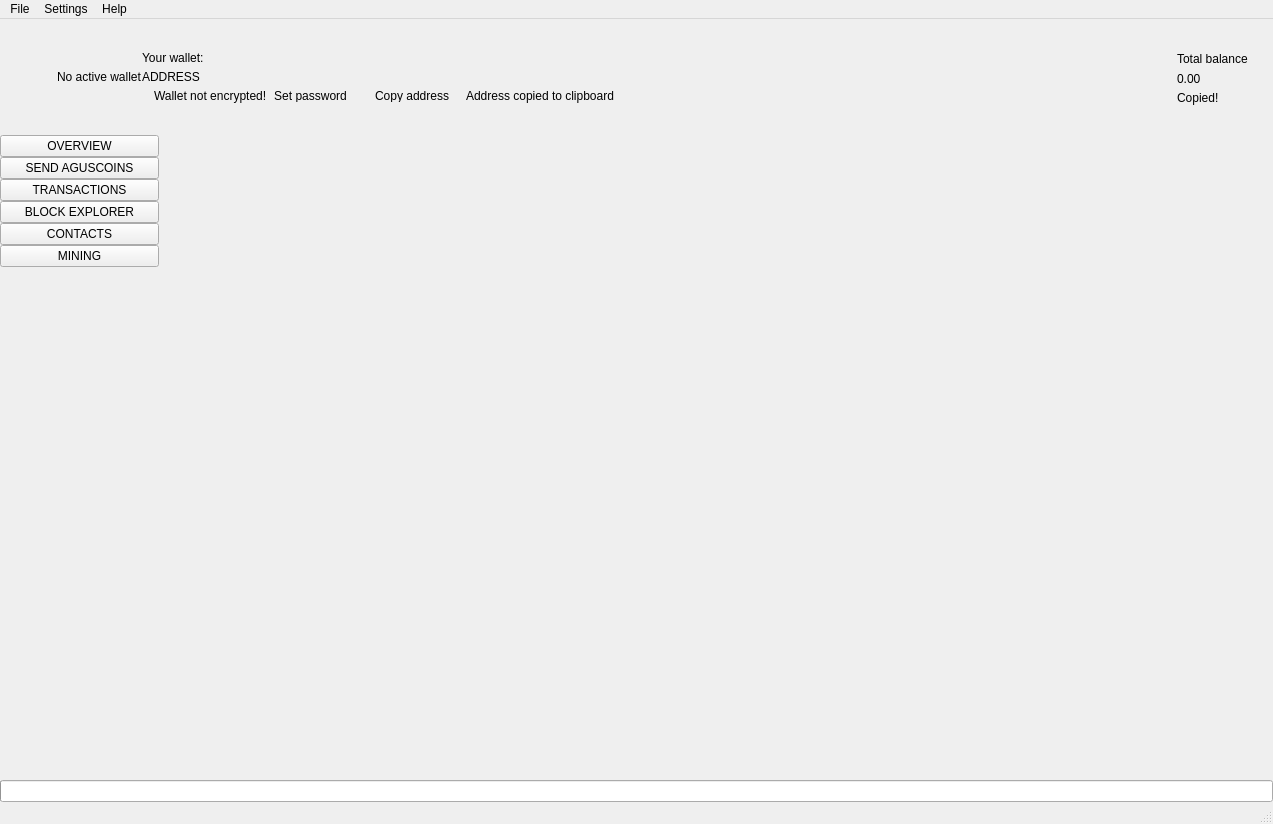
 <widget class="QMainWindow" name="MainWindow">
  <property name="geometry">
   <rect>
    <x>0</x>
    <y>0</y>
    <width>1273</width>
    <height>824</height>
   </rect>
  </property>
  <property name="sizePolicy">
   <sizepolicy hsizetype="Preferred" vsizetype="Preferred">
    <horstretch>0</horstretch>
    <verstretch>0</verstretch>
   </sizepolicy>
  </property>
  <property name="minimumSize">
   <size>
    <width>1260</width>
    <height>600</height>
   </size>
  </property>
  <property name="maximumSize">
   <size>
    <width>16777215</width>
    <height>16777215</height>
   </size>
  </property>
  <property name="windowTitle">
   <string>MainWindow</string>
  </property>
  <property name="windowIcon">
   <iconset>
    <normaloff>:/images/aguscoin</normaloff>:/images/aguscoin</iconset>
  </property>
  <widget class="QWidget" name="centralwidget">
   <layout class="QVBoxLayout" name="verticalLayout_2">
    <property name="spacing">
     <number>0</number>
    </property>
    <property name="leftMargin">
     <number>0</number>
    </property>
    <property name="topMargin">
     <number>0</number>
    </property>
    <property name="rightMargin">
     <number>0</number>
    </property>
    <property name="bottomMargin">
     <number>0</number>
    </property>
    <item>
     <widget class="QFrame" name="m_headerFrame">
      <property name="minimumSize">
       <size>
        <width>0</width>
        <height>116</height>
       </size>
      </property>
      <property name="maximumSize">
       <size>
        <width>16777215</width>
        <height>116</height>
       </size>
      </property>
      <property name="frameShape">
       <enum>QFrame::NoFrame</enum>
      </property>
      <property name="frameShadow">
       <enum>QFrame::Raised</enum>
      </property>
      <layout class="QHBoxLayout" name="horizontalLayout_3">
       <property name="spacing">
        <number>0</number>
       </property>
       <property name="leftMargin">
        <number>0</number>
       </property>
       <property name="topMargin">
        <number>0</number>
       </property>
       <property name="rightMargin">
        <number>25</number>
       </property>
       <property name="bottomMargin">
        <number>0</number>
       </property>
       <item>
        <spacer name="horizontalSpacer_2">
         <property name="orientation">
          <enum>Qt::Horizontal</enum>
         </property>
         <property name="sizeType">
          <enum>QSizePolicy::Fixed</enum>
         </property>
         <property name="sizeHint" stdset="0">
          <size>
           <width>30</width>
           <height>20</height>
          </size>
         </property>
        </spacer>
       </item>
       <item>
        <widget class="QLabel" name="m_logoLabel">
         <property name="text">
          <string/>
         </property>
        </widget>
       </item>
       <item>
        <spacer name="horizontalSpacer_5">
         <property name="orientation">
          <enum>Qt::Horizontal</enum>
         </property>
         <property name="sizeType">
          <enum>QSizePolicy::Fixed</enum>
         </property>
         <property name="sizeHint" stdset="0">
          <size>
           <width>20</width>
           <height>20</height>
          </size>
         </property>
        </spacer>
       </item>
       <item>
        <widget class="WalletGui::WalletSmallGrayTextLabel" name="m_noWalletLabel">
         <property name="text">
          <string>No active wallet</string>
         </property>
        </widget>
       </item>
       <item>
        <widget class="QFrame" name="m_walletFrame">
         <property name="frameShape">
          <enum>QFrame::NoFrame</enum>
         </property>
         <property name="frameShadow">
          <enum>QFrame::Raised</enum>
         </property>
         <layout class="QVBoxLayout" name="verticalLayout_3">
          <property name="spacing">
           <number>5</number>
          </property>
          <property name="leftMargin">
           <number>0</number>
          </property>
          <property name="topMargin">
           <number>0</number>
          </property>
          <property name="rightMargin">
           <number>0</number>
          </property>
          <property name="bottomMargin">
           <number>0</number>
          </property>
          <item>
           <spacer name="verticalSpacer_3">
            <property name="orientation">
             <enum>Qt::Vertical</enum>
            </property>
            <property name="sizeType">
             <enum>QSizePolicy::Minimum</enum>
            </property>
            <property name="sizeHint" stdset="0">
             <size>
              <width>20</width>
              <height>40</height>
             </size>
            </property>
           </spacer>
          </item>
          <item>
           <widget class="WalletGui::WalletSmallGrayTextLabel" name="m_walletLabel">
            <property name="text">
             <string>Your wallet:</string>
            </property>
            <property name="indent">
             <number>0</number>
            </property>
           </widget>
          </item>
          <item>
           <widget class="QLabel" name="m_addressLabel">
            <property name="sizePolicy">
             <sizepolicy hsizetype="Preferred" vsizetype="Preferred">
              <horstretch>0</horstretch>
              <verstretch>0</verstretch>
             </sizepolicy>
            </property>
            <property name="cursor">
             <cursorShape>PointingHandCursor</cursorShape>
            </property>
            <property name="toolTip">
             <string>Click to copy</string>
            </property>
            <property name="text">
             <string>ADDRESS</string>
            </property>
            <property name="indent">
             <number>0</number>
            </property>
           </widget>
          </item>
          <item>
           <layout class="QHBoxLayout" name="horizontalLayout_2">
            <property name="spacing">
             <number>0</number>
            </property>
            <item alignment="Qt::AlignTop">
             <widget class="QFrame" name="m_notEncryptedFrame">
              <property name="frameShape">
               <enum>QFrame::NoFrame</enum>
              </property>
              <property name="frameShadow">
               <enum>QFrame::Raised</enum>
              </property>
              <layout class="QHBoxLayout" name="horizontalLayout_4">
               <property name="spacing">
                <number>0</number>
               </property>
               <property name="leftMargin">
                <number>0</number>
               </property>
               <property name="topMargin">
                <number>0</number>
               </property>
               <property name="rightMargin">
                <number>0</number>
               </property>
               <property name="bottomMargin">
                <number>0</number>
               </property>
               <item alignment="Qt::AlignVCenter">
                <widget class="QLabel" name="m_notEncryptedIconLabel">
                 <property name="text">
                  <string/>
                 </property>
                 <property name="pixmap">
                  <pixmap resource="../../resources.qrc">:/icons/lock_open_gray</pixmap>
                 </property>
                 <property name="alignment">
                  <set>Qt::AlignLeading|Qt::AlignLeft|Qt::AlignVCenter</set>
                 </property>
                </widget>
               </item>
               <item>
                <spacer name="horizontalSpacer_11">
                 <property name="orientation">
                  <enum>Qt::Horizontal</enum>
                 </property>
                 <property name="sizeType">
                  <enum>QSizePolicy::Fixed</enum>
                 </property>
                 <property name="sizeHint" stdset="0">
                  <size>
                   <width>5</width>
                   <height>3</height>
                  </size>
                 </property>
                </spacer>
               </item>
               <item alignment="Qt::AlignVCenter">
                <widget class="WalletGui::WalletTinyGrayTextLabel" name="m_notEncryptedTextLabel">
                 <property name="text">
                  <string>Wallet not encrypted!</string>
                 </property>
                 <property name="alignment">
                  <set>Qt::AlignLeading|Qt::AlignLeft|Qt::AlignVCenter</set>
                 </property>
                </widget>
               </item>
               <item>
                <spacer name="horizontalSpacer_9">
                 <property name="orientation">
                  <enum>Qt::Horizontal</enum>
                 </property>
                 <property name="sizeType">
                  <enum>QSizePolicy::Fixed</enum>
                 </property>
                 <property name="sizeHint" stdset="0">
                  <size>
                   <width>3</width>
                   <height>3</height>
                  </size>
                 </property>
                </spacer>
               </item>
               <item alignment="Qt::AlignVCenter">
                <widget class="WalletGui::WalletTinyLinkLikeButton" name="m_encryptButton">
                 <property name="sizePolicy">
                  <sizepolicy hsizetype="Minimum" vsizetype="Minimum">
                   <horstretch>0</horstretch>
                   <verstretch>0</verstretch>
                  </sizepolicy>
                 </property>
                 <property name="minimumSize">
                  <size>
                   <width>0</width>
                   <height>3</height>
                  </size>
                 </property>
                 <property name="cursor">
                  <cursorShape>PointingHandCursor</cursorShape>
                 </property>
                 <property name="text">
                  <string>Set password</string>
                 </property>
                 <property name="flat">
                  <bool>true</bool>
                 </property>
                </widget>
               </item>
               <item>
                <spacer name="horizontalSpacer_10">
                 <property name="orientation">
                  <enum>Qt::Horizontal</enum>
                 </property>
                 <property name="sizeType">
                  <enum>QSizePolicy::Fixed</enum>
                 </property>
                 <property name="sizeHint" stdset="0">
                  <size>
                   <width>20</width>
                   <height>3</height>
                  </size>
                 </property>
                </spacer>
               </item>
              </layout>
             </widget>
            </item>
            <item alignment="Qt::AlignVCenter">
             <widget class="WalletGui::WalletTinyLinkLikeButton" name="m_copyAddressButton">
              <property name="sizePolicy">
               <sizepolicy hsizetype="Minimum" vsizetype="Minimum">
                <horstretch>0</horstretch>
                <verstretch>0</verstretch>
               </sizepolicy>
              </property>
              <property name="minimumSize">
               <size>
                <width>0</width>
                <height>3</height>
               </size>
              </property>
              <property name="cursor">
               <cursorShape>PointingHandCursor</cursorShape>
              </property>
              <property name="focusPolicy">
               <enum>Qt::NoFocus</enum>
              </property>
              <property name="autoFillBackground">
               <bool>true</bool>
              </property>
              <property name="text">
               <string>Copy address</string>
              </property>
              <property name="flat">
               <bool>true</bool>
              </property>
             </widget>
            </item>
            <item>
             <spacer name="horizontalSpacer_7">
              <property name="orientation">
               <enum>Qt::Horizontal</enum>
              </property>
              <property name="sizeType">
               <enum>QSizePolicy::Fixed</enum>
              </property>
              <property name="sizeHint" stdset="0">
               <size>
                <width>13</width>
                <height>3</height>
               </size>
              </property>
             </spacer>
            </item>
            <item alignment="Qt::AlignVCenter">
             <widget class="WalletGui::CopyMagicLabel" name="m_copyAddressLabel">
              <property name="text">
               <string>Address copied to clipboard</string>
              </property>
              <property name="alignment">
               <set>Qt::AlignLeading|Qt::AlignLeft|Qt::AlignVCenter</set>
              </property>
             </widget>
            </item>
            <item>
             <spacer name="horizontalSpacer">
              <property name="orientation">
               <enum>Qt::Horizontal</enum>
              </property>
              <property name="sizeHint" stdset="0">
               <size>
                <width>40</width>
                <height>3</height>
               </size>
              </property>
             </spacer>
            </item>
           </layout>
          </item>
          <item>
           <spacer name="verticalSpacer_2">
            <property name="orientation">
             <enum>Qt::Vertical</enum>
            </property>
            <property name="sizeType">
             <enum>QSizePolicy::Minimum</enum>
            </property>
            <property name="sizeHint" stdset="0">
             <size>
              <width>20</width>
              <height>40</height>
             </size>
            </property>
           </spacer>
          </item>
         </layout>
        </widget>
       </item>
       <item>
        <spacer name="horizontalSpacer_3">
         <property name="orientation">
          <enum>Qt::Horizontal</enum>
         </property>
         <property name="sizeType">
          <enum>QSizePolicy::Expanding</enum>
         </property>
         <property name="sizeHint" stdset="0">
          <size>
           <width>34</width>
           <height>20</height>
          </size>
         </property>
        </spacer>
       </item>
       <item>
        <spacer name="horizontalSpacer_8">
         <property name="orientation">
          <enum>Qt::Horizontal</enum>
         </property>
         <property name="sizeType">
          <enum>QSizePolicy::Fixed</enum>
         </property>
         <property name="sizeHint" stdset="0">
          <size>
           <width>34</width>
           <height>20</height>
          </size>
         </property>
        </spacer>
       </item>
       <item alignment="Qt::AlignRight|Qt::AlignVCenter">
        <widget class="QFrame" name="m_balanceFrame">
         <layout class="QGridLayout" name="gridLayout">
          <property name="leftMargin">
           <number>0</number>
          </property>
          <property name="topMargin">
           <number>30</number>
          </property>
          <property name="rightMargin">
           <number>0</number>
          </property>
          <property name="bottomMargin">
           <number>0</number>
          </property>
          <property name="verticalSpacing">
           <number>3</number>
          </property>
          <item row="0" column="2">
           <layout class="QVBoxLayout" name="verticalLayout_4">
            <item>
             <widget class="QLabel" name="m_balanceTextLabel">
              <property name="text">
               <string>Total balance</string>
              </property>
             </widget>
            </item>
            <item>
             <widget class="QLabel" name="m_balanceLabel">
              <property name="cursor">
               <cursorShape>PointingHandCursor</cursorShape>
              </property>
              <property name="toolTip">
               <string>Click to copy</string>
              </property>
              <property name="text">
               <string>0.00</string>
              </property>
             </widget>
            </item>
           </layout>
          </item>
          <item row="1" column="2">
           <widget class="WalletGui::CopyMagicLabel" name="m_balanceCopyLabel">
            <property name="text">
             <string>Copied!</string>
            </property>
           </widget>
          </item>
          <item row="0" column="1">
           <spacer name="horizontalSpacer_6">
            <property name="orientation">
             <enum>Qt::Horizontal</enum>
            </property>
            <property name="sizeType">
             <enum>QSizePolicy::Fixed</enum>
            </property>
            <property name="sizeHint" stdset="0">
             <size>
              <width>2</width>
              <height>39</height>
             </size>
            </property>
           </spacer>
          </item>
          <item row="2" column="2">
           <spacer name="verticalSpacer_5">
            <property name="orientation">
             <enum>Qt::Vertical</enum>
            </property>
            <property name="sizeType">
             <enum>QSizePolicy::Expanding</enum>
            </property>
            <property name="sizeHint" stdset="0">
             <size>
              <width>20</width>
              <height>50</height>
             </size>
            </property>
           </spacer>
          </item>
          <item row="0" column="0">
           <widget class="QLabel" name="m_balanceIconLabel">
            <property name="text">
             <string/>
            </property>
            <property name="pixmap">
             <pixmap resource="../../resources.qrc">:/icons/total_balance</pixmap>
            </property>
           </widget>
          </item>
         </layout>
        </widget>
       </item>
      </layout>
     </widget>
    </item>
    <item>
     <layout class="QHBoxLayout" name="horizontalLayout" stretch="0,0,0,0,0,0,0,0">
      <property name="spacing">
       <number>0</number>
      </property>
      <item>
       <widget class="QFrame" name="m_toolFrame">
        <property name="frameShape">
         <enum>QFrame::NoFrame</enum>
        </property>
        <property name="frameShadow">
         <enum>QFrame::Plain</enum>
        </property>
        <property name="lineWidth">
         <number>0</number>
        </property>
        <layout class="QVBoxLayout" name="verticalLayout">
         <property name="spacing">
          <number>0</number>
         </property>
         <property name="leftMargin">
          <number>0</number>
         </property>
         <property name="topMargin">
          <number>0</number>
         </property>
         <property name="rightMargin">
          <number>0</number>
         </property>
         <property name="bottomMargin">
          <number>0</number>
         </property>
         <item>
          <widget class="QPushButton" name="m_overviewButton">
           <property name="sizePolicy">
            <sizepolicy hsizetype="Minimum" vsizetype="Fixed">
             <horstretch>0</horstretch>
             <verstretch>0</verstretch>
            </sizepolicy>
           </property>
           <property name="focusPolicy">
            <enum>Qt::NoFocus</enum>
           </property>
           <property name="text">
            <string>OVERVIEW</string>
           </property>
           <property name="checkable">
            <bool>true</bool>
           </property>
           <attribute name="buttonGroup">
            <string notr="true">m_toolButtonGroup</string>
           </attribute>
          </widget>
         </item>
         <item>
          <widget class="QPushButton" name="m_sendButton">
           <property name="sizePolicy">
            <sizepolicy hsizetype="Minimum" vsizetype="Fixed">
             <horstretch>0</horstretch>
             <verstretch>0</verstretch>
            </sizepolicy>
           </property>
           <property name="focusPolicy">
            <enum>Qt::NoFocus</enum>
           </property>
           <property name="text">
            <string>SEND AGUSCOINS</string>
           </property>
           <property name="checkable">
            <bool>true</bool>
           </property>
           <attribute name="buttonGroup">
            <string notr="true">m_toolButtonGroup</string>
           </attribute>
          </widget>
         </item>
         <item>
          <widget class="QPushButton" name="m_transactionsButton">
           <property name="sizePolicy">
            <sizepolicy hsizetype="Minimum" vsizetype="Fixed">
             <horstretch>0</horstretch>
             <verstretch>0</verstretch>
            </sizepolicy>
           </property>
           <property name="focusPolicy">
            <enum>Qt::NoFocus</enum>
           </property>
           <property name="text">
            <string>TRANSACTIONS</string>
           </property>
           <property name="checkable">
            <bool>true</bool>
           </property>
           <attribute name="buttonGroup">
            <string notr="true">m_toolButtonGroup</string>
           </attribute>
          </widget>
         </item>
         <item>
          <widget class="QPushButton" name="m_blockExplorerButton">
           <property name="enabled">
            <bool>true</bool>
           </property>
           <property name="focusPolicy">
            <enum>Qt::NoFocus</enum>
           </property>
           <property name="text">
            <string>BLOCK EXPLORER</string>
           </property>
           <property name="checkable">
            <bool>true</bool>
           </property>
           <attribute name="buttonGroup">
            <string notr="true">m_toolButtonGroup</string>
           </attribute>
          </widget>
         </item>
         <item>
          <widget class="QPushButton" name="m_addressBookButton">
           <property name="sizePolicy">
            <sizepolicy hsizetype="Minimum" vsizetype="Fixed">
             <horstretch>0</horstretch>
             <verstretch>0</verstretch>
            </sizepolicy>
           </property>
           <property name="focusPolicy">
            <enum>Qt::NoFocus</enum>
           </property>
           <property name="text">
            <string>CONTACTS</string>
           </property>
           <property name="checkable">
            <bool>true</bool>
           </property>
           <attribute name="buttonGroup">
            <string notr="true">m_toolButtonGroup</string>
           </attribute>
          </widget>
         </item>
         <item>
          <widget class="QPushButton" name="m_miningButton">
           <property name="enabled">
            <bool>true</bool>
           </property>
           <property name="cursor">
            <cursorShape>ForbiddenCursor</cursorShape>
           </property>
           <property name="focusPolicy">
            <enum>Qt::NoFocus</enum>
           </property>
           <property name="text">
            <string>MINING</string>
           </property>
           <property name="checkable">
            <bool>true</bool>
           </property>
           <attribute name="buttonGroup">
            <string notr="true">m_toolButtonGroup</string>
           </attribute>
          </widget>
         </item>
         <item>
          <spacer name="verticalSpacer">
           <property name="orientation">
            <enum>Qt::Vertical</enum>
           </property>
           <property name="sizeHint" stdset="0">
            <size>
             <width>20</width>
             <height>40</height>
            </size>
           </property>
          </spacer>
         </item>
        </layout>
       </widget>
      </item>
      <item>
       <widget class="WalletGui::OverviewFrame" name="m_overviewFrame">
        <property name="frameShape">
         <enum>QFrame::NoFrame</enum>
        </property>
        <property name="frameShadow">
         <enum>QFrame::Raised</enum>
        </property>
       </widget>
      </item>
      <item>
       <widget class="WalletGui::SendFrame" name="m_sendFrame">
        <property name="frameShape">
         <enum>QFrame::NoFrame</enum>
        </property>
        <property name="frameShadow">
         <enum>QFrame::Raised</enum>
        </property>
       </widget>
      </item>
      <item>
       <widget class="WalletGui::TransactionsFrame" name="m_transactionsFrame">
        <property name="frameShape">
         <enum>QFrame::NoFrame</enum>
        </property>
        <property name="frameShadow">
         <enum>QFrame::Raised</enum>
        </property>
       </widget>
      </item>
      <item>
       <widget class="WalletGui::AddressBookFrame" name="m_addressBookFrame">
        <property name="frameShape">
         <enum>QFrame::NoFrame</enum>
        </property>
        <property name="frameShadow">
         <enum>QFrame::Raised</enum>
        </property>
       </widget>
      </item>
      <item>
       <widget class="WalletGui::NoWalletFrame" name="m_noWalletFrame">
        <property name="frameShape">
         <enum>QFrame::NoFrame</enum>
        </property>
        <property name="frameShadow">
         <enum>QFrame::Raised</enum>
        </property>
       </widget>
      </item>
      <item>
       <widget class="WalletGui::BlockExplorerFrame" name="m_blockExplorerFrame">
        <property name="frameShape">
         <enum>QFrame::NoFrame</enum>
        </property>
        <property name="frameShadow">
         <enum>QFrame::Raised</enum>
        </property>
       </widget>
      </item>
      <item>
       <widget class="WalletGui::MiningFrame" name="m_miningFrame">
        <property name="frameShape">
         <enum>QFrame::NoFrame</enum>
        </property>
        <property name="frameShadow">
         <enum>QFrame::Raised</enum>
        </property>
       </widget>
      </item>
     </layout>
    </item>
    <item>
     <widget class="QProgressBar" name="m_syncProgress">
      <property name="maximum">
       <number>100</number>
      </property>
      <property name="value">
       <number>0</number>
      </property>
      <property name="textVisible">
       <bool>false</bool>
      </property>
     </widget>
    </item>
   </layout>
  </widget>
  <widget class="QMenuBar" name="menubar">
   <property name="geometry">
    <rect>
     <x>0</x>
     <y>0</y>
     <width>1273</width>
     <height>19</height>
    </rect>
   </property>
   <widget class="QMenu" name="menuFile">
    <property name="title">
     <string>File</string>
    </property>
    <addaction name="m_createWalletAction"/>
    <addaction name="m_openWalletAction"/>
    <addaction name="m_recentWalletsAction"/>
    <addaction name="m_backupWalletAction"/>
    <addaction name="m_saveKeysAction"/>
    <addaction name="m_resetAction"/>
    <addaction name="m_importKeyAction"/>
    <addaction name="m_exportKeyAction"/>
    <addaction name="m_exportTrackingKeyAction"/>
    <addaction name="m_exitAction"/>
   </widget>
   <widget class="QMenu" name="menuSettings">
    <property name="title">
     <string>Settings</string>
    </property>
    <widget class="QMenu" name="menuThemes">
     <property name="title">
      <string>Themes</string>
     </property>
    </widget>
    <addaction name="m_encryptWalletAction"/>
    <addaction name="m_changePasswordAction"/>
    <addaction name="separator"/>
    <addaction name="m_autostartAction"/>
    <addaction name="m_minimizeToTrayAction"/>
    <addaction name="m_closeToTrayAction"/>
    <addaction name="separator"/>
    <addaction name="m_preferencesAction"/>
    <addaction name="menuThemes"/>
   </widget>
   <widget class="QMenu" name="menuHelp">
    <property name="title">
     <string>Help</string>
    </property>
    <addaction name="m_communityForumAction"/>
    <addaction name="m_reportIssueAction"/>
    <addaction name="m_aboutAguscoinAction"/>
    <addaction name="m_aboutQtAction"/>
   </widget>
   <addaction name="menuFile"/>
   <addaction name="menuSettings"/>
   <addaction name="menuHelp"/>
  </widget>
  <widget class="WalletGui::WalletStatusBar" name="statusBar"/>
  <action name="m_exitAction">
   <property name="checkable">
    <bool>false</bool>
   </property>
   <property name="enabled">
    <bool>true</bool>
   </property>
   <property name="text">
    <string>Exit</string>
   </property>
   <property name="shortcut">
    <string>Ctrl+Q</string>
   </property>
  </action>
  <action name="m_createWalletAction">
   <property name="enabled">
    <bool>true</bool>
   </property>
   <property name="text">
    <string>Create wallet</string>
   </property>
  </action>
  <action name="m_openWalletAction">
   <property name="enabled">
    <bool>true</bool>
   </property>
   <property name="text">
    <string>Open wallet</string>
   </property>
  </action>
  <action name="m_encryptWalletAction">
   <property name="enabled">
    <bool>true</bool>
   </property>
   <property name="text">
    <string>Encrypt wallet</string>
   </property>
  </action>
  <action name="m_changePasswordAction">
   <property name="enabled">
    <bool>true</bool>
   </property>
   <property name="text">
    <string>Change password</string>
   </property>
   <property name="toolTip">
    <string>Change password</string>
   </property>
  </action>
  <action name="m_aboutAguscoinAction">
   <property name="enabled">
    <bool>true</bool>
   </property>
   <property name="text">
    <string>About Aguscoin</string>
   </property>
  </action>
  <action name="m_aboutQtAction">
   <property name="enabled">
    <bool>true</bool>
   </property>
   <property name="text">
    <string>About Qt</string>
   </property>
  </action>
  <action name="m_backupWalletAction">
   <property name="enabled">
    <bool>true</bool>
   </property>
   <property name="text">
    <string>Backup wallet</string>
   </property>
  </action>
  <action name="m_autostartAction">
   <property name="checkable">
    <bool>true</bool>
   </property>
   <property name="text">
    <string>Start on system login</string>
   </property>
  </action>
  <action name="m_minimizeToTrayAction">
   <property name="checkable">
    <bool>true</bool>
   </property>
   <property name="text">
    <string>Minimize to tray</string>
   </property>
  </action>
  <action name="m_closeToTrayAction">
   <property name="checkable">
    <bool>true</bool>
   </property>
   <property name="text">
    <string>Close to tray</string>
   </property>
  </action>
  <action name="m_preferencesAction">
   <property name="text">
    <string>Preferences</string>
   </property>
  </action>
  <action name="m_recentWalletsAction">
   <property name="text">
    <string>Recent wallets</string>
   </property>
  </action>
  <action name="m_exportTrackingKeyAction">
   <property name="text">
    <string>Export tracking key</string>
   </property>
   <property name="toolTip">
    <string>Export tracking key</string>
   </property>
  </action>
  <action name="m_importKeyAction">
   <property name="text">
    <string>Import key</string>
   </property>
   <property name="toolTip">
    <string>Import key</string>
   </property>
  </action>
  <action name="m_communityForumAction">
   <property name="text">
    <string>Community forum</string>
   </property>
  </action>
  <action name="m_reportIssueAction">
   <property name="text">
    <string>Report an issue</string>
   </property>
  </action>
  <action name="m_resetAction">
   <property name="text">
    <string>Reset wallet</string>
   </property>
  </action>
  <action name="m_saveKeysAction">
   <property name="text">
    <string>Save wallet keys</string>
   </property>
  </action>
  <action name="m_exportKeyAction">
   <property name="text">
    <string>Export key</string>
   </property>
   <property name="toolTip">
    <string>Export key</string>
   </property>
  </action>
 </widget>
